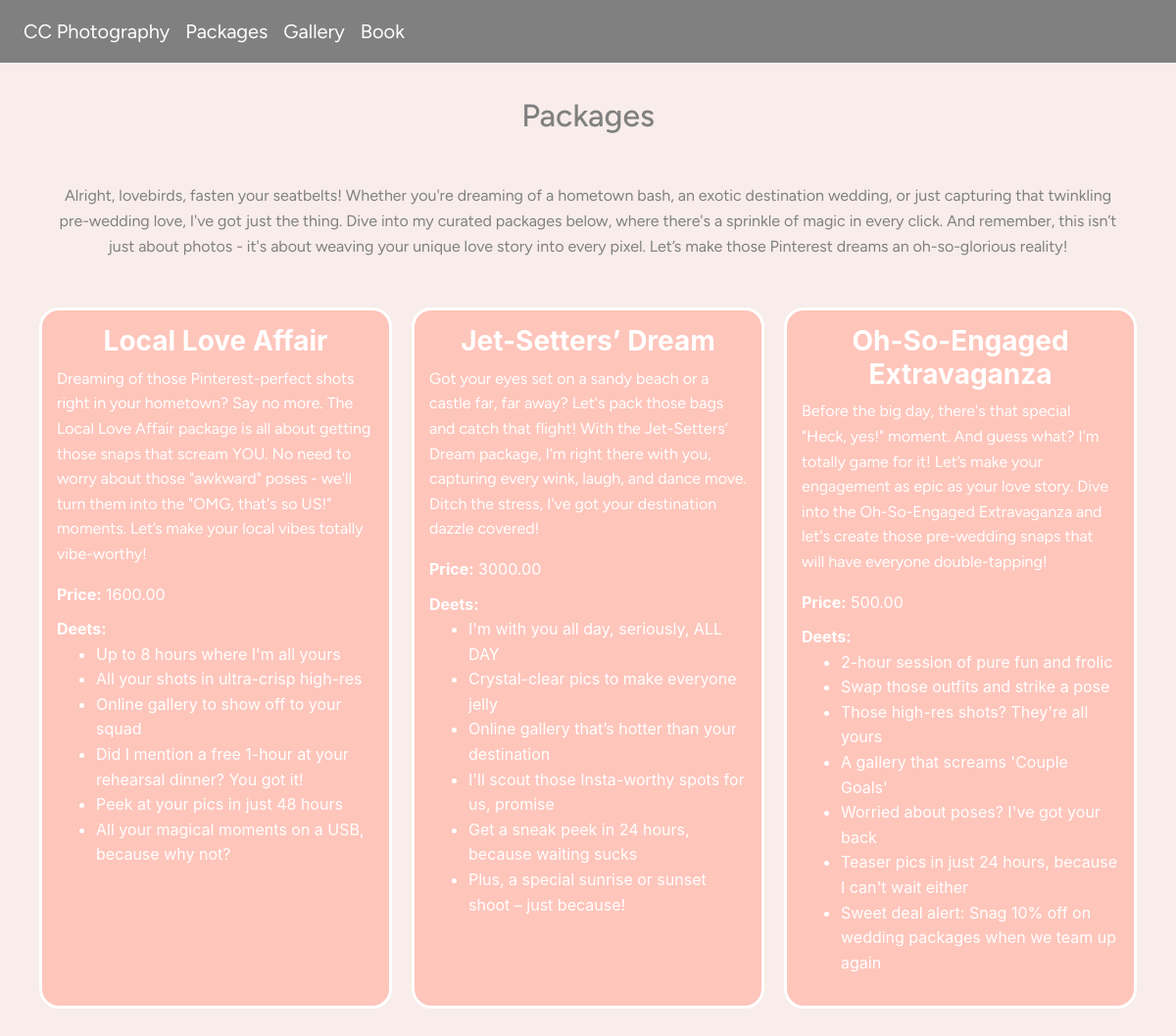
Page /packages on the committed database.
### wedding/models.py (models this page shows, shortened)
class Package(models.Model):
    title = models.CharField(max_length=64)
    description = models.TextField(null=True, blank=True)
    price = models.DecimalField(max_digits=7, decimal_places=2)
    deets = models.TextField(null=True, blank=True)

### wedding/views.py (the view)
# urls.py: path("packages", views.packages, name="packages"),
def packages(request):
    packages = Package.objects.all()
    converted_packages = []
    for package in packages:
        package.title = markdown.markdown(package.title)
        package.description = markdown.markdown(package.description)
        package.deets = markdown.markdown(package.deets)
        price = package.price
        converted_packages.append(package)
    return render(request, "wedding/packages.html", {
        "packages": converted_packages
    })

### wedding/templates/wedding/packages.html (shortened to what this page needs)
{% extends "wedding/layout.html" %}
{% load static %}
{% block body %}
<div class="packages-page">
    <h2>Packages</h2>
    <div class="packages-intro">
        <p>Alright, lovebirds, fasten your seatbelts! Whether you're dreaming of a hometown bash, an exotic destination wedding, or just capturing that twinkling pre-wedding love, I've got just the thing. Dive into my curated packages below, where there's a sprinkle of magic in every click. And remember, this isn’t just about photos - it's about weaving your unique love story into every pixel. Let’s make those Pinterest dreams an oh-so-glorious reality!</p>
    </div>
    <div class="packages-container">
            {% for package in packages %}
                <div class="packages">
                    <div class="title" data-package-id="{{ package.id }}">{{ package.title|safe }}</div>
                    <div class="description" data-package-id="{{ package.id }}">{{ package.description|safe }}</div>
                    <div class="price" data-package-id="{{ package.id }}" style="margin-top:10px; margin-bottom: 10px;"><strong>Price:</strong> {{ package.price|safe }}</div>
                    <div><strong>Deets:</strong></div>
                    <div class="deets" data-package-id="{{ package.id }}">{{ package.deets|safe }}</div>
                </div>
            {% endfor %}
        </div>
    </div>
</div>
{% endblock %}

### wedding/static/wedding/styles.css (style rules this page uses)
:root { --text: grey; --headers: grey; --background: #F8EDEB; --button: #FCD5CE; --content-background: #FCD5CE; --nav: grey; --form: #D8E2DC; }
body { line-height: 1.6; background-color: var(--background); color: #333333; }
h2 { padding: 20px; text-align: center; color: var(--headers); font-weight: 500; font-family: "Figtree",'Brush Script MT', cursive; }
p { font-family: "Figtree",'Brush Script MT', cursive; }
.packages-page { margin-top: 15px; margin-left: 20px; margin-right: 20px; margin-bottom: 30px; }
.packages-intro { color: var(--text); text-align: center; margin: 30px; }
.packages-container { display: flex; justify-content: space-between; flex-wrap: wrap; padding: 10px; }
.packages { flex: 1 1 calc(33.33% - 20px); margin: 10px; border: 3px solid white; border-radius: 20px; background-color: #FEC5BB; padding: 15px; box-sizing: border-box; transition: transform 0.3s ease, box-shadow 0.3s ease; color: white; }
.packages h3 { margin-top: 0; text-align: center; color: white; }

### rows in the picture
Package: title "Local Love Affair", description "Dreaming of those Pinterest-perfect shots right in your hometown? Say no more. The Local Love Affair package is all about getting those snaps that scream YOU. No need to worry about those \"awkward\" poses - we'll turn them into the \"OMG, that's so US!\" moments. Let’s make your local vibes totally vibe-worthy!", price "1600.00", deets "Up to 8 hours where I'm all yours All your shots in ultra-crisp high-res Online gallery to show off to your squad Did I mention a free 1-hour at your rehearsal dinner? You got it! Peek at your pics in just 48 hours All your magical moments on a USB, because why not?"
Package: title "Jet-Setters’ Dream", description "Got your eyes set on a sandy beach or a castle far, far away? Let's pack those bags and catch that flight! With the Jet-Setters’ Dream package, I’m right there with you, capturing every wink, laugh, and dance move. Ditch the stress, I've got your destination dazzle covered!", price "3000.00", deets "I'm with you all day, seriously, ALL DAY Crystal-clear pics to make everyone jelly Online gallery that’s hotter than your destination I'll scout those Insta-worthy spots for us, promise Get a sneak peek in 24 hours, because waiting sucks Plus, a special sunrise or sunset shoot – just because!"
Package: title "Oh-So-Engaged Extravaganza", description "Before the big day, there's that special \"Heck, yes!\" moment. And guess what? I'm totally game for it! Let’s make your engagement as epic as your love story. Dive into the Oh-So-Engaged Extravaganza and let's create those pre-wedding snaps that will have everyone double-tapping!", price "500.00", deets "2-hour session of pure fun and frolic Swap those outfits and strike a pose Those high-res shots? They're all yours A gallery that screams 'Couple Goals' Worried about poses? I've got your back Teaser pics in just 24 hours, because I can't wait either Sweet deal alert: Snag 10% off on wedding packages when we team up again"
